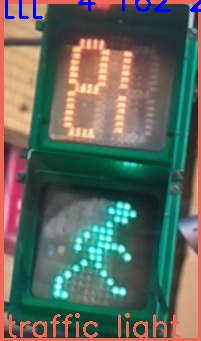
#> input picture aiy-maker-kit/data/collect_tl/images/trafficlight.jpg, 201 x 341 px; its folder holds only this picture in this run
$ python -i trafficlights.py   (imports and definitions only)
#> lines starting #> are read from the running program, lines starting #| are printed output that depends on the picture; after the words box and inside, x2 and y2 are one past the last pixel; in counts of white or black regions, pixels touching at a corner belong together
#> further down, picture is the input picture: shape (341, 201, 3); mean B, G, R 93.9, 104, 97
#traffic light
import cv2
import numpy as np
import os
import json
from aiymakerkit import vision
from aiymakerkit import utils

###FUNCTIONS###

#function for predicting traffic light color
def predict_color(frame):

    color_found = 'undefined'

    # Color thresholds.

    color_list = [
        ['Red', [0, 120, 70], [10, 255, 255]],

        ['Green / Off', [50, 5, 150], [86, 250, 250]],
        ['Red', [170, 120, 70], [180, 255, 255]]
    ]


    # Change to HSV spectrum.

    hsv_img = cv2.cvtColor(frame, cv2.COLOR_BGR2HSV)
#> hsv_img: shape (341, 201, 3); mean H, S, V 63.6, 118.1, 127.4


    #find the central region to get rid of the green border
    height, width, _ = hsv_img.shape
#> height = 341; width = 201

    center_x, center_y = width//2, height//2
#> center_x = 100; center_y = 170
    region_width, region_height = int(width*0.5), int(height*0.5)
#> region_width = 100; region_height = 170
    x1, y1 = center_x - region_width//2, center_y -region_height//2
#> x1 = 50; y1 = 85
    x2, y2 = center_x + region_width//2, center_y +region_height//2
#> x2 = 150; y2 = 255

    centralregion = hsv_img[y1:y2, x1:x2]
#> centralregion: shape (170, 100, 3); mean H, S, V 63.6, 115.3, 128.1

    # The state of the light is the one with the greatest number of white pixels.

    max_count = 0

    for color_name, lower_val, upper_val in color_list:
        # Threshold the HSV image - any matching color will show up as white.
        mask = cv2.inRange(centralregion, np.array(lower_val), np.array(upper_val))
        # Count white pixels on mask. Find the color with the most white pixels
        count = np.sum(mask)
        if count > max_count:
            color_found = color_name
            max_count = count
            vision.save_frame("/home/sophie/aiy-maker-kit/data/collect_tl/images/mask.jpg",mask)
#> this loop made 1 pass
#> (count, max_count) on pass 1: (8670, 8670)
#> pass 1, in predict_color, `mask = cv2.inRange(centralregion, np.array(lower_val), np.array(upper_..`:
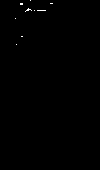
#> mask: shape (170, 100); 0.2% white in thin lines or dots, all inside (x1, y1, x2, y2) = (15, 0, 53, 45)
#> after the loop, color_found = 'Red'; max_count = 8670


    if max_count < 1600:  # Arbitrary threshold to define when it's off (rare cases, mostly at night).
        color_found = "Green / Off"

    lightColor = color_found

    if lightColor == 'red':
        class_id = 'Red'

    elif lightColor == 'green':
        class_id = 'Green'
    print(lightColor)

    return lightColor


def collect_colors(frame):
    hsv_img = cv2.cvtColor(frame, cv2.COLOR_BGR2HSV)
    return hsv_img


def img_data(frame, filename):
      #save tl image to folder

    hsv_img = str(cv2.cvtColor(frame, cv2.COLOR_BGR2HSV))

    directory = "/home/sophie/aiy-maker-kit/data/collect_tl"
    os.chdir(directory)
    print(os.listdir(directory))
    cv2.putText(frame, hsv_img,
                    (2,10),
                    fontFace=cv2.FONT_HERSHEY_SIMPLEX, fontScale=1,
                    color=(255,0,0), thickness=2)
    cv2.imwrite(filename +'.jpg', frame)


def write_json(frame):


    hsv_img = str(cv2.cvtColor(frame, cv2.COLOR_BGR2HSV))


#     avg_hsv = np.mean(hsv_img, axis=(0,1))
#
#
#     h,s,v = int(avg_hsv[0]), int(avg_hsv[1]), int(avg_hsv[2])
#     #create a dictionary
#     hsv_color = {
#
#         "hue": h,
#         "saturation": s,
#         "value":v,
#         "color":predict_color(frame)
#         }

    hsv_color = {
        "color":hsv_img,
        "predict":predict_color(frame)
        }

    #write the file
    file_path='/home/sophie/aiy-maker-kit/data/collect_tl/json/color_data.json'
    with open(file_path, 'a') as outfile:
        print("writing file to: ",file_path)
        # HERE IS WHERE THE MAGIC HAPPENS

        json.dump(hsv_color, outfile, indent=2)
    outfile.close()
    print("done")


>>> import cv2
>>> picture = cv2.imread('../../../aiy-maker-kit/data/collect_tl/images/trafficlight.jpg')
#> (the run stopped early here; a loop or call above may not have finished)
